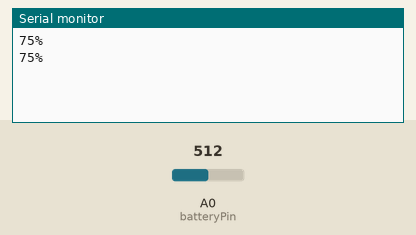
This sketch was run on a simulated Arduino Uno, built with avr-gcc and run on an emulated ATmega328P. Parts: the last lines printed to the serial monitor. The inputs (shaded band) are chosen by the test bench; at power-on: A0 (batteryPin) = 512.

Above: at 1.8 s.
1.9 s: A0 (batteryPin) set to 560
At 2.8 s:
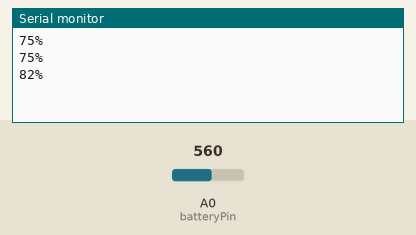
3.4 s: A0 (batteryPin) set to 540
At 4.7 s:
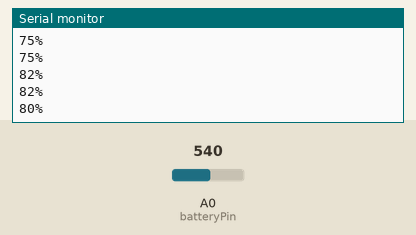
Timing chart, 0 to 6.4 s (numbered marks = the images above; inputs shaded):
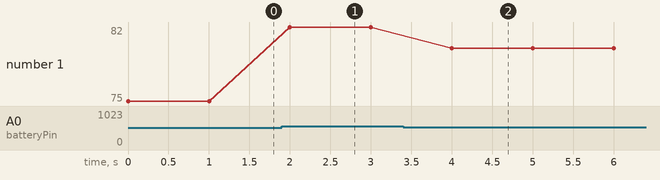

Measured:
- after the input at 1.9 s, the serial monitor: prints a new line after 0.10 s (image 1)
- after the input at 3.4 s, the serial monitor: prints a new line after 0.60 s (image 2)
- plotted number 1: 75 → 82 after the input at 1.9 s, 82 → 80 after the input at 3.4 s

The sketch:

batteryReadVoltage-3VbatteryLevel.ino
```cpp
int batteryPin = A0;
int ledPin = 13;
int threshold = 550;


/*
 *  5.0V   -- 1023
 *  3.3V -- 675
 *  2.7V -- 550
 */

void setup() {
  Serial.begin(9600);
}

void loop() {

    int value = analogRead(batteryPin);

    int batteryLevel = map(value,0,675,0,100);

    Serial.print(batteryLevel);
    Serial.println("%");
    delay(1000);
}
```
